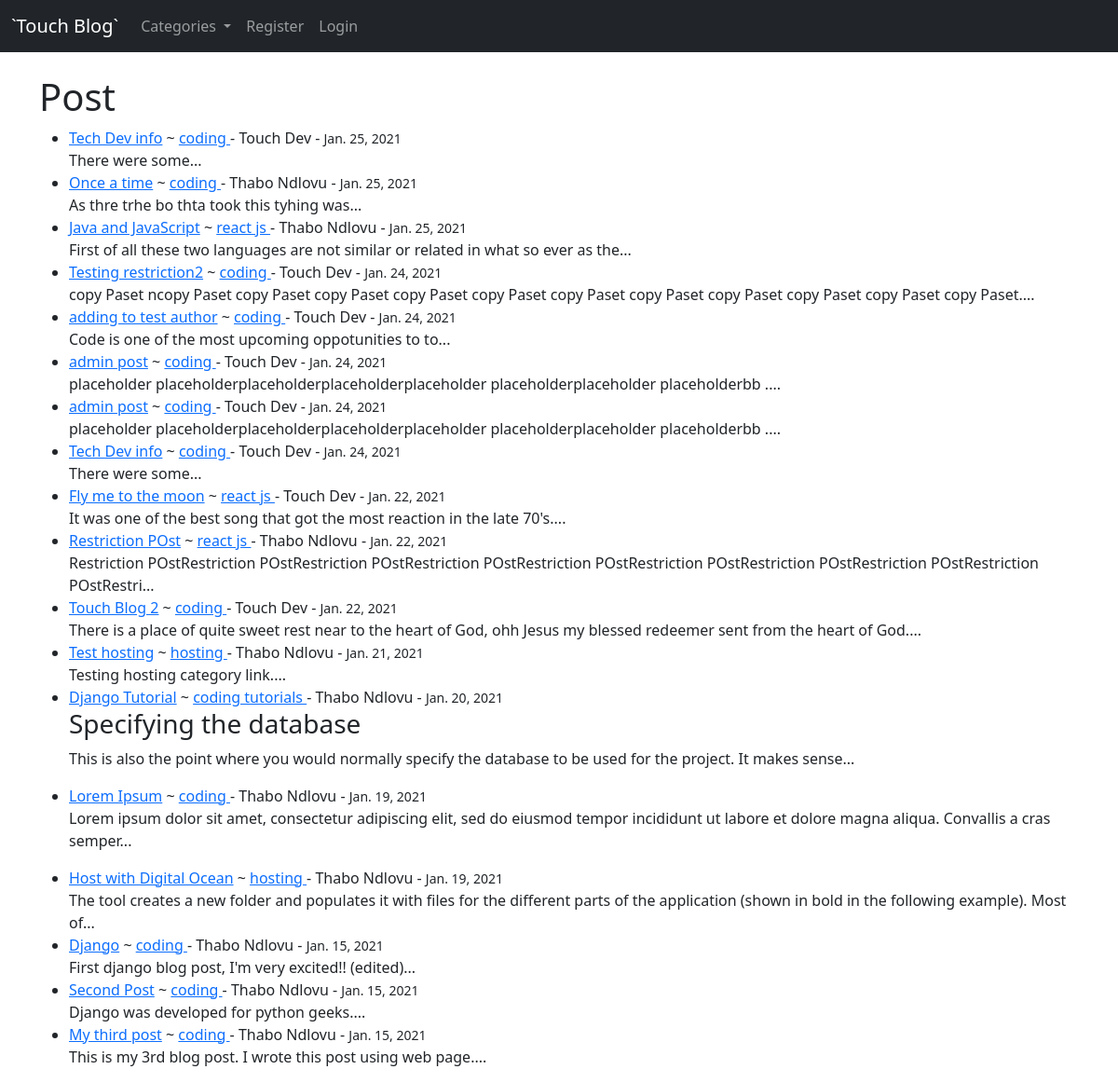
Screenshot of /blog/ with the database file from the repository.
### blog/models.py (models this page shows, shortened)
class Post(models.Model):
    title = models.CharField(max_length=255)
    author = models.ForeignKey(User, on_delete=models.CASCADE)
    body = models.TextField()
    post_date = models.DateField(auto_now_add=True)
    category = models.CharField(max_length=255, default='coding')
    likes = models.ManyToManyField(User, related_name="blog_posts")

### blog/views.py (the view)
# urls.py: path('', HomeView.as_view(), name='home'),
class HomeView(ListView):
	model = Post
	template_name = 'home.html'
	ordering = ['-post_date']
	def get_context_data(self, *args, **kwargs):
		cat_menu = Category.objects.all()
		context = super(HomeView, self).get_context_data(*args, **kwargs)
		context['cat_menu'] = cat_menu
		return context

### blog/models.py (called while the page is built)
	def __str__(self):
		return self.name

### blog/templates/home.html (shortened to what this page needs)
{% extends 'base.html' %}
{% block content %}
    <h1>Post</h1>
	<ul>
	{% for post in object_list %}
		<li>
		<a href="{% url 'article' post.pk %}">{{ post.title }}</a>
		 ~ <a href="{% url 'category' post.category|slugify %}"> {{ post.category }} </a>
		 - {{ post.author.first_name }} {{ post.author.last_name }} - <small>{{ post.post_date }}</small>
		 <br>
		{{ post.body|slice:":150"|safe }}...
		</li>
	{% endfor %}
	</ul>
{% endblock %}

### rows the page displays
Post: title "Tech Dev info", category "coding", author.first_name "Touch", author.last_name "Dev", post_date "Jan. 25, 2021", body "There were some"
Post: title "Once a time", category "coding", author.first_name "Thabo", author.last_name "Ndlovu", post_date "Jan. 25, 2021", body "As thre trhe bo thta took this tyhing was"
Post: title "Java and JavaScript", category "react js", author.first_name "Thabo", author.last_name "Ndlovu", post_date "Jan. 25, 2021", body "First of all these two languages are not similar or related in what so ever as the"
Post: title "Testing restriction2", category "coding", author.first_name "Touch", author.last_name "Dev", post_date "Jan. 24, 2021", body "copy Paset ncopy Paset copy Paset copy Paset copy Paset copy Paset copy Paset copy Paset copy Paset copy Paset copy Paset copy Paset."
Post: title "adding to test author", category "coding", author.first_name "Touch", author.last_name "Dev", post_date "Jan. 24, 2021", body "Code is one of the most upcoming oppotunities to to"
Post: title "admin post", category "coding", author.first_name "Touch", author.last_name "Dev", post_date "Jan. 24, 2021", body "placeholder placeholderplaceholderplaceholderplaceholder placeholderplaceholder placeholderbb ."
Post: title "admin post", category "coding", author.first_name "Touch", author.last_name "Dev", post_date "Jan. 24, 2021", body "placeholder placeholderplaceholderplaceholderplaceholder placeholderplaceholder placeholderbb ."
Post: title "Tech Dev info", category "coding", author.first_name "Touch", author.last_name "Dev", post_date "Jan. 24, 2021", body "There were some"
Post: title "Fly me to the moon", category "react js", author.first_name "Touch", author.last_name "Dev", post_date "Jan. 22, 2021", body "It was one of the best song that got the most reaction in the late 70's."
Post: title "Restriction POst", category "react js", author.first_name "Thabo", author.last_name "Ndlovu", post_date "Jan. 22, 2021", body "Restriction POstRestriction POstRestriction POstRestriction POstRestriction POstRestriction POstRestriction POstRestriction POstRestriction POstRestri"
Post: title "Touch Blog 2", category "coding", author.first_name "Touch", author.last_name "Dev", post_date "Jan. 22, 2021", body "There is a place of quite sweet rest near to the heart of God, ohh Jesus my blessed redeemer sent from the heart of God."
Post: title "Test hosting", category "hosting", author.first_name "Thabo", author.last_name "Ndlovu", post_date "Jan. 21, 2021", body "Testing hosting category link."
Post: title "Django Tutorial", category "coding tutorials", author.first_name "Thabo", author.last_name "Ndlovu", post_date "Jan. 20, 2021", body "Specifying the database This is also the point where you would normally specify the database to be used for the project. It makes sense"
Post: title "Lorem Ipsum", category "coding", author.first_name "Thabo", author.last_name "Ndlovu", post_date "Jan. 19, 2021", body "Lorem ipsum dolor sit amet, consectetur adipiscing elit, sed do eiusmod tempor incididunt ut labore et dolore magna aliqua. Convallis a cras semper"
Post: title "Host with Digital Ocean", category "hosting", author.first_name "Thabo", author.last_name "Ndlovu", post_date "Jan. 19, 2021", body "The tool creates a new folder and populates it with files for the different parts of the application (shown in bold in the following example). Most of"
Post: title "Django", category "coding", author.first_name "Thabo", author.last_name "Ndlovu", post_date "Jan. 15, 2021", body "First django blog post, I'm very excited!! (edited)"
Post: title "Second Post", category "coding", author.first_name "Thabo", author.last_name "Ndlovu", post_date "Jan. 15, 2021", body "Django was developed for python geeks."
Post: title "My third post", category "coding", author.first_name "Thabo", author.last_name "Ndlovu", post_date "Jan. 15, 2021", body "This is my 3rd blog post. I wrote this post using web page."
